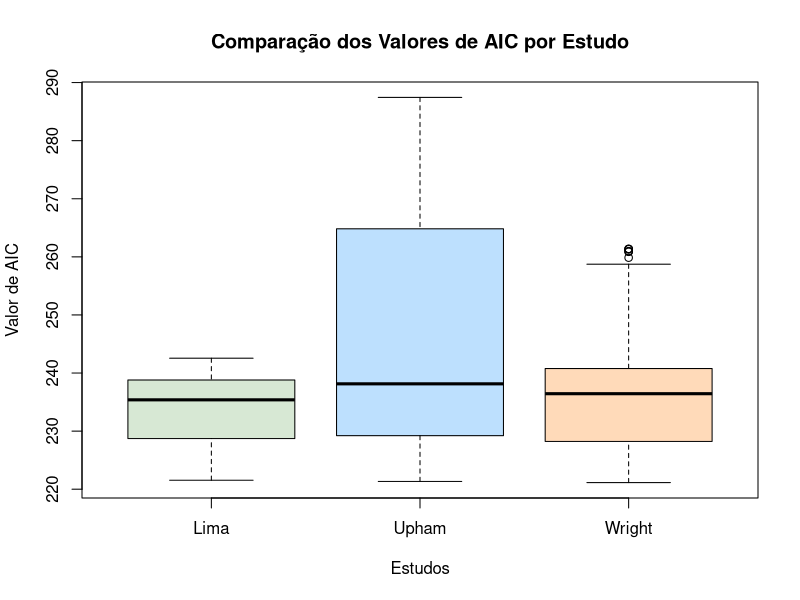

Reproduce this figure in R.
Lima <- readxl::read_xlsx("Lima et al. (2018)/AIC - Lima.xlsx")
head(Lima)

Upham <- readxl::read_xlsx("Upham et al. (2019)/AIC - Upham.xlsx")

Wright <- readxl::read_xlsx("Wright et al. (2015)/AIC - Wright.xlsx")
head(Wright)

L <- Lima$AIC
W <- Wright$AIC
U <- Upham$AIC

# --- 1. Instalar e carregar pacotes necessários ---
# Se você não tiver os pacotes, instale-os primeiro (remova o '#' da linha abaixo)
# install.packages(c("readxl", "dplyr", "car"))

library(readxl)
library(dplyr)
library(car)

# --- 2. Carregar seus dados (como no seu script) ---
# O código abaixo assume que os arquivos estão no seu diretório de trabalho.
# Lima <- readxl::read_xlsx("Lima et al. (2018)/AIC - Lima.xlsx")
# Upham <- readxl::read_xlsx("Upham et al. (2019)/AIC - Upham.xlsx")
# Wright <- readxl::read_xlsx("Wright et al. (2015)/AIC - Wright.xlsx")
#
# L <- Lima$AIC
# W <- Wright$AIC
# U <- Upham$AIC


# --- 3. Preparar o data frame para a análise ---
# A ANOVA precisa de um data frame com os valores em uma coluna e os grupos em outra.
dados_aov <- data.frame(
  AIC = c(L, W, U),
  Estudo = factor(rep(c("Lima", "Wright", "Upham"), times = c(length(L), length(W), length(U))))
)

# Visualizar o data frame criado
print(head(dados_aov))
print(summary(dados_aov))


# --- 4. Verificar a premissa de homogeneidade das variâncias ---
# A ANOVA assume que a variância é igual entre os grupos. Usamos o Teste de Levene.
# Hipótese nula (H0): As variâncias são iguais.
# Se p > 0.05, assumimos que as variâncias são homogêneas.
teste_levene <- leveneTest(AIC ~ Estudo, data = dados_aov)
cat("--- Teste de Levene para Homogeneidade das Variâncias ---\n")
print(teste_levene)


# --- 5. Realizar a Análise de Variância (ANOVA) ---
# A ANOVA testa se há uma diferença estatisticamente significativa entre as médias dos grupos.
# Hipótese nula (H0): As médias dos grupos são iguais.
# Se p < 0.05, rejeitamos H0 e concluímos que pelo menos um grupo é diferente.
modelo_aov <- aov(AIC ~ Estudo, data = dados_aov)
cat("\n\n--- Resultados da ANOVA ---\n")
print(summary(modelo_aov))


# --- 6. Teste Post-Hoc de Tukey (Tukey's HSD) ---
# Se a ANOVA for significativa (p < 0.05), este teste compara cada par de grupos (Lima vs. Wright, etc.)
# para ver quais são significativamente diferentes um do outro.
# Se o "p adj" (p-valor ajustado) for < 0.05, a diferença entre aquele par é significativa.
teste_tukey <- TukeyHSD(modelo_aov)
cat("\n\n--- Teste Post-Hoc de Tukey HSD ---\n")
print(teste_tukey)


# --- 7. Visualização com Boxplot ---
boxplot(AIC ~ Estudo,
        data = dados_aov,
        main = "Comparação dos Valores de AIC por Estudo",
        xlab = "Estudos",
        ylab = "Valor de AIC",
        col = c("#D7E8D4", "#BDE0FE", "#FFDAB9"),
        border = "black"
)

# Carregue o pacote se ainda não o fez
library(dplyr)

# Carregue suas planilhas (ajuste o caminho se necessário)
lima_shape <- readxl::read_xlsx("Lima et al. (2018)/AIC - Lima.xlsx", sheet = 1)
wright_shape <- readxl::read_xlsx("Wright et al. (2015)/AIC - Wright.xlsx", sheet = 1)
upham_shape <- readxl::read_xlsx("Upham et al. (2019)/AIC - Upham.xlsx", sheet = 1)

# Carregue suas planilhas (ajuste o caminho se necessário)
lima_size <- readxl::read_xlsx("Lima et al. (2018)/AIC - Lima.xlsx", sheet = 2)
wright_size <- readxl::read_xlsx("Wright et al. (2015)/AIC - Wright.xlsx", sheet = 2)
upham_size <- readxl::read_xlsx("Upham et al. (2019)/AIC - Upham.xlsx", sheet = 2)

# Melhor modelo SHAPE de Lima
lima_shape[which.min(lima_shape$AIC), ]

# Melhor modelo SHAPE de Wright
wright_shape[which.min(wright_shape$AIC), ]

# Melhor modelo SIZE de Lima
lima_size[which.min(lima_size$AIC), ]

# Melhor modelo SIZE de Wright
wright_size[which.min(wright_size$AIC), ]

# Lista completa de AICs para Wright "Shape"
print(wright_shape$AIC)

# Lista completa de AICs para Wright "Size"
print(wright_size$AIC)
